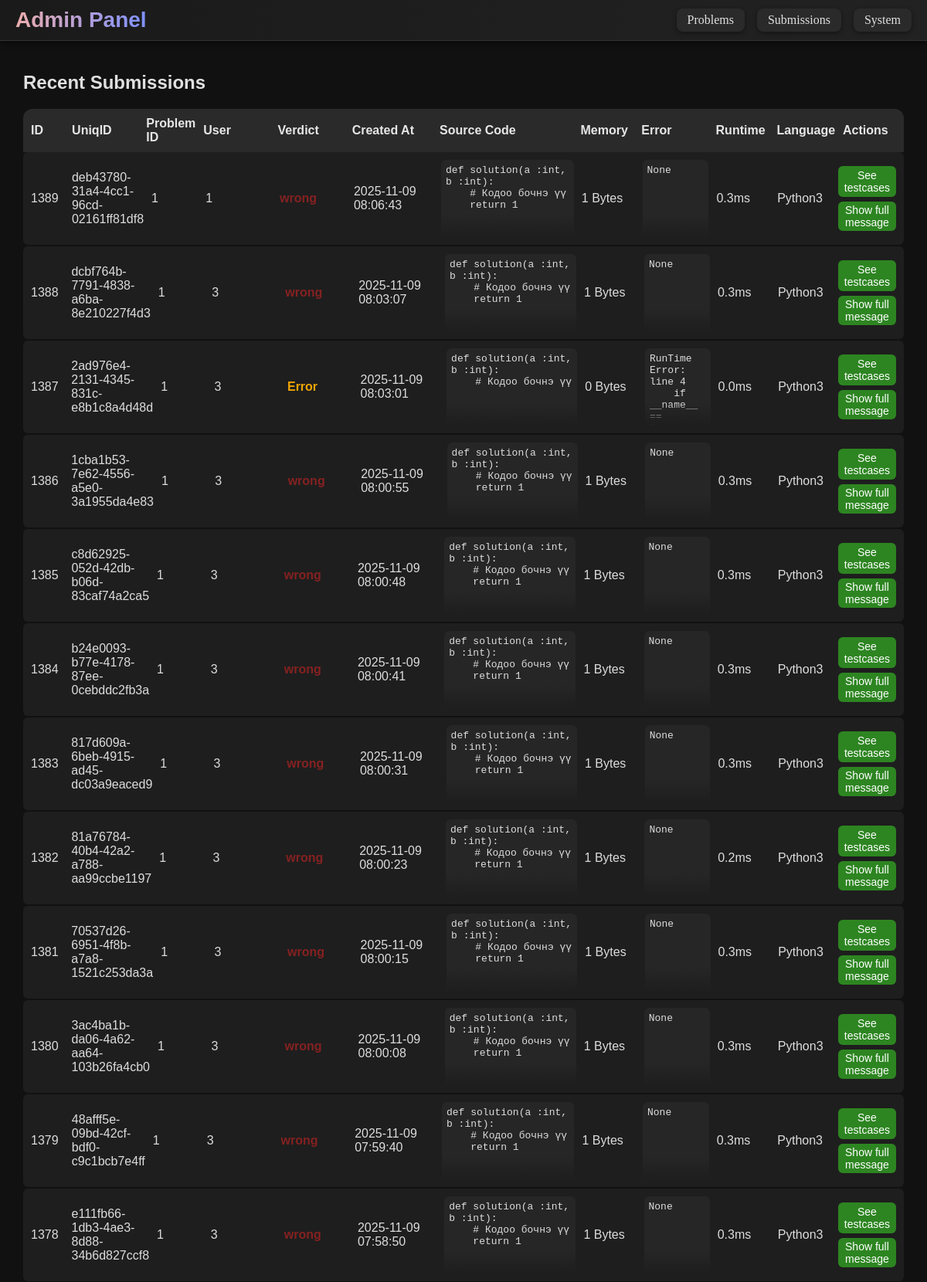
The page /admin/submissions (signed in, upper part) on the database its author committed.
### tables this page shows
CREATE TABLE submissions (subID INTEGER PRIMARY KEY AUTOINCREMENT, code TEXT NOT NULL, runtime FLOAT, memory INT, subTime TIMESTAMP DEFAULT CURRENT_TIMESTAMP, status VARCHAR(50) DEFAULT "Pending", problem_id INT NOT NULL REFERENCES problems(problem_id) ON DELETE CASCADE, language VARCHAR(50) DEFAULT "Python3", userID DEFAULT NULL, UniqID varchar(45), error TEXT default None);

### run.py (the view)
@app.route('/admin/submissions')
@admin_required
def adminSubmissions():
    conn = get_db_connection()
    submissions = conn.execute('SELECT * FROM submissions ORDER BY subTime DESC').fetchall()
    conn.close()
    submissions = [dict(row) for row in submissions]
    return render_template('admin/adminSub.html', submissions=submissions)

### run.py (called while the page is built)
def make_user_object(row):
    if not row:
        return None
    user_obj = type("UserObj", (), {})()
    for key in row.keys():
        setattr(user_obj, key, row[key])
    user_obj.get_id = lambda: str(user_obj.id)
    user_obj.is_authenticated = property(lambda self: True)
    user_obj.is_active = property(lambda self: True)
    user_obj.is_anonymous = property(lambda self: False)
    return user_obj

def admin_required(f):
    @wraps(f)
    @login_required
    def decorated_function(*args, **kwargs):
        if not getattr(current_user, "is_admin", 0):
            flash("Admin access only!", "danger")
            return redirect(url_for("index"))
        return f(*args, **kwargs)
    return decorated_function

@app.before_request
def require_admin_for_admin_prefix():
    if request.path.startswith("/admin"):
        if not current_user.is_authenticated:
            return redirect(url_for("login", next=request.path))
        if not getattr(current_user, "is_admin", 0):
            flash("Admin access only!", "danger")
            return redirect(url_for("index"))

def get_db_connection():
    conn = sqlite3.connect(DB_PATH)
    conn.row_factory = sqlite3.Row
    return conn

@login_manager.user_loader
def load_user(user_id):
    conn = get_db_connection()
    row = conn.execute("SELECT * FROM users WHERE id=?", (user_id,)).fetchone()
    conn.close()
    return make_user_object(row)

### templates/admin/adminSub.html (shortened to what this page needs)
{% extends "admin/admin.html" %}
{% block content %}
<div id="submission-container">
    <h2>Recent Submissions</h2>
    <div id="submission-header">
        <div class="sub-ID">ID</div>
        <div class="sub-uniq">UniqID</div>
        <div class="sub-prob">Problem ID</div>
        <div class="sub-user">User</div>
        <div class="sub-verdict">Verdict</div>
        <div class="sub-time">Created At</div>
        <div class="sub-code">Source Code</div>
        <div class="sub-memory">Memory</div>
        <div class="sub-error">Error</div>
        <div class="sub-runtime">Runtime</div>
        <div class="sub-lang">Language</div>
        <div class="sub-tc">Actions</div>
    </div>
    {% for s in submissions %}
    <div class="submission-row" id="row-{{ s.subID }}">
        <div class="sub-ID">{{ s.subID }}</div>
        <div class="sub-uniq">{{ s.UniqID }}</div>
        <div class="sub-prob">{{ s.problem_id }}</div>
        <div class="sub-user">{{ s.userID }}</div>
        <div class="sub-verdict verdict-{{ s.status|lower|replace(' ', '-') }}">{{ s.status }}</div>
        <div class="sub-time">{{ s.subTime }}</div>
        <div class="sub-code">
            <pre>{{ s.code }}</pre>
        </div>
        <div class="sub-memory">{{ s.memory }} Bytes</div>
        <div class="sub-error">
            <pre>{{ s.error }}</pre>
        </div>
        <div class="sub-runtime">{{ s.runtime }}ms</div>
        <div class="sub-lang">{{ s.language }}</div>
        <div>
            <div class="sub-tc"><a href="{{ url_for('admin_SubTC', subId=s.UniqID) }}">See testcases</a></div>
            {% if s.error|length > 10 or s.code|length > 50 %}
            <button class="expand-btn" onclick="toggleDropdown('{{ s.subID }}', this)">Show full message</button>
            {% else %}
            <button class="dis-expand-btn">Show full message</button>
            {% endif %}
        </div>
    </div>
    {% endfor %}
</div>
{% endblock %}

### templates/admin/adminSub.html (style rules this page uses)
#submission-container { max-width: 95%; margin: 20px auto; font-family: 'Lucida Sans', sans-serif; overflow-x: auto; }
#submission-header { display: grid; grid-template-columns: 0.5fr 1fr 0.7fr 1fr 1fr 1.2fr 2fr 0.8fr 1fr 0.8fr 0.8fr 0.8fr; align-items: center; padding: 10px; gap: 10px; background-color: #2a2a2a; color: #e6e6e6; font-weight: bold; border-radius: 12px 12px 0 0; }
.submission-row { display: grid; grid-template-columns: 0.5fr 1fr 0.7fr 1fr 1fr 1.2fr 2fr 0.8fr 1fr 0.8fr 0.8fr 0.8fr; gap: 10px; background-color: #1e1e1e; color: #ddd; margin-bottom: 2px; border-radius: 6px; padding: 10px; transition: all 0.3s ease; align-items: center; }
.submission-row .sub-code, .submission-row .sub-error { position: relative; max-height: 100px; overflow: hidden; border-radius: 6px; }
.submission-row .sub-code pre, .submission-row .sub-error pre { margin: 0; font-size: 13px; background-color: #262626; padding: 6px; border-radius: 6px; overflow-x: auto; white-space: pre-wrap; word-break: break-word; height: 99999px; }
.submission-row .sub-code::after, .submission-row .sub-error::after { content: ''; position: absolute; bottom: 0; left: 0; width: 100%; height: 30px; background: linear-gradient(to bottom, rgba(30, 30, 30, 0) 0%, rgba(30, 30, 30, 1) 100%); pointer-events: none; }
.verdict-wrong { color: #852121; font-weight: bold; }
.verdict-error { color: #f0a500; font-weight: bold; }
.sub-tc a { background-color: #2d8521; color: #fff; padding: 4px 8px; border-radius: 6px; text-decoration: none; font-size: 14px; display: inline-block; text-align: center; }
.expand-btn { background-color: #2d8521; color: #fff; border: none; border-radius: 6px; padding: 3px 8px; font-size: 14px; cursor: pointer; grid-column: 1 / -1; margin-top: 6px; }

### templates/admin/admin.html (style rules this page uses)
body { background-color: #111111; color: #e0e0e0; margin: 0; }
a { text-decoration: none !important; }

### rows shown on the page
submissions: subID "1389", UniqID "deb43780-31a4-4cc1-96cd-02161ff81df8", problem_id "1", userID "1", status "wrong", subTime "2025-11-09 08:06:43", code "def solution(a :int, b :int): # Кодоо бочнэ үү return 1", memory "1", error "None", runtime "0.3", language "Python3"
submissions: subID "1388", UniqID "dcbf764b-7791-4838-a6ba-8e210227f4d3", problem_id "1", userID "3", status "wrong", subTime "2025-11-09 08:03:07", code "def solution(a :int, b :int): # Кодоо бочнэ үү return 1", memory "1", error "None", runtime "0.3", language "Python3"
submissions: subID "1387", UniqID "2ad976e4-2131-4345-831c-e8b1c8a4d48d", problem_id "1", userID "3", status "Error", subTime "2025-11-09 08:03:01", code "def solution(a :int, b :int): # Кодоо бочнэ үү", memory "0", error "RunTime Error: line 4 if __name__ ==…", runtime "0.0", language "Python3"
submissions: subID "1386", UniqID "1cba1b53-7e62-4556-a5e0-3a1955da4e83", problem_id "1", userID "3", status "wrong", subTime "2025-11-09 08:00:55", code "def solution(a :int, b :int): # Кодоо бочнэ үү return 1", memory "1", error "None", runtime "0.3", language "Python3"
submissions: subID "1385", UniqID "c8d62925-052d-42db-b06d-83caf74a2ca5", problem_id "1", userID "3", status "wrong", subTime "2025-11-09 08:00:48", code "def solution(a :int, b :int): # Кодоо бочнэ үү return 1", memory "1", error "None", runtime "0.3", language "Python3"
submissions: subID "1384", UniqID "b24e0093-b77e-4178-87ee-0cebddc2fb3a", problem_id "1", userID "3", status "wrong", subTime "2025-11-09 08:00:41", code "def solution(a :int, b :int): # Кодоо бочнэ үү return 1", memory "1", error "None", runtime "0.3", language "Python3"
submissions: subID "1383", UniqID "817d609a-6beb-4915-ad45-dc03a9eaced9", problem_id "1", userID "3", status "wrong", subTime "2025-11-09 08:00:31", code "def solution(a :int, b :int): # Кодоо бочнэ үү return 1", memory "1", error "None", runtime "0.3", language "Python3"
submissions: subID "1382", UniqID "81a76784-40b4-42a2-a788-aa99ccbe1197", problem_id "1", userID "3", status "wrong", subTime "2025-11-09 08:00:23", code "def solution(a :int, b :int): # Кодоо бочнэ үү return 1", memory "1", error "None", runtime "0.2", language "Python3"
submissions: subID "1381", UniqID "70537d26-6951-4f8b-a7a8-1521c253da3a", problem_id "1", userID "3", status "wrong", subTime "2025-11-09 08:00:15", code "def solution(a :int, b :int): # Кодоо бочнэ үү return 1", memory "1", error "None", runtime "0.3", language "Python3"
submissions: subID "1380", UniqID "3ac4ba1b-da06-4a62-aa64-103b26fa4cb0", problem_id "1", userID "3", status "wrong", subTime "2025-11-09 08:00:08", code "def solution(a :int, b :int): # Кодоо бочнэ үү return 1", memory "1", error "None", runtime "0.3", language "Python3"
submissions: subID "1379", UniqID "48afff5e-09bd-42cf-bdf0-c9c1bcb7e4ff", problem_id "1", userID "3", status "wrong", subTime "2025-11-09 07:59:40", code "def solution(a :int, b :int): # Кодоо бочнэ үү return 1", memory "1", error "None", runtime "0.3", language "Python3"
submissions: subID "1378", UniqID "e111fb66-1db3-4ae3-8d88-34b6d827ccf8", problem_id "1", userID "3", status "wrong", subTime "2025-11-09 07:58:50", code "def solution(a :int, b :int): # Кодоо бочнэ үү return 1", memory "1", error "None", runtime "0.3", language "Python3"
